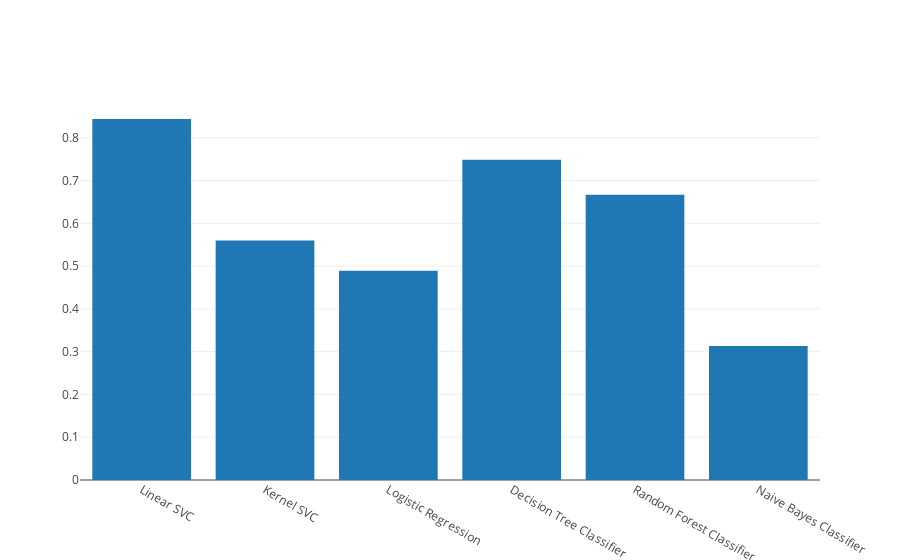

The notebook cell saved with this chart:
### Code cell
models=['Linear SVC', 'Kernel SVC','Logistic Regression','Decision Tree Classifier','Random Forest Classifier','Naive Bayes Classifier' ]
fig = go.Figure(data=[
    go.Bar(name='f1_score', x=models, y=[f1_SVC_Linear,f1_SVC_rbf,f1_LR,f1_DT,f1_RF,f1_NB])])
fig.show()

### Figure 1 — Plotly figure (JSON) as saved in the notebook; plotly's stock layout.template omitted (floating-point values rounded to 4 significant figures)
{"data": [{"name": "f1_score", "type": "bar", "uid": "c7e1bd01-a671-4d62-adb9-2e5e1bd55f24", "x": ["Linear SVC", "Kernel SVC", "Logistic Regression", "Decision Tree Classifier", "Random Forest Classifier", "Naive Bayes Classifier"], "y": [0.8438, 0.56, 0.4894, 0.7486, 0.6667, 0.3132]}], "layout": {}}
